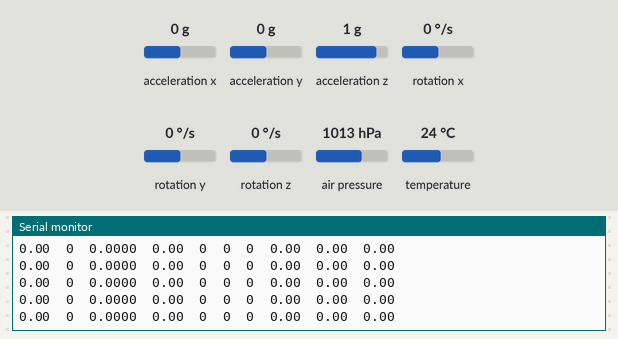
Recording of a sketch running on a simulated Arduino Uno, built with avr-gcc and run on an emulated ATmega328P. On the bench: the last lines printed to the serial monitor. Wiring (inferred from the names in the program): ADXL345 accelerometer at I2C address 0x53; L3G4200D gyroscope at I2C address 0x69; BMP180 pressure sensor at I2C address 0x77. The test bench sets the inputs (shaded band); at power-on: acceleration y 0 g, acceleration x 0 g, acceleration z 1 g, rotation x 0 °/s, rotation y 0 °/s, rotation z 0 °/s, air pressure 1013 hPa, temperature 24 °C.

Above: at 2.3 s.
2.4 s: acceleration y set to -1.4 g
At 2.59 s:
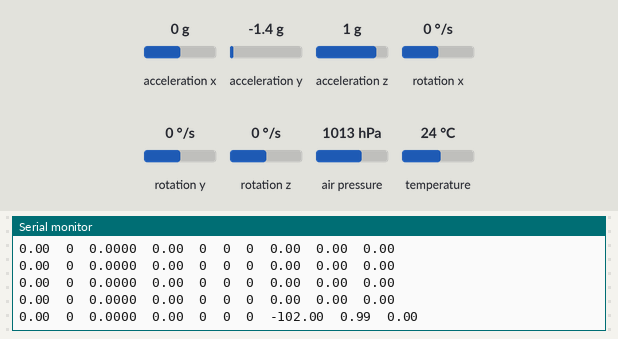
5.4 s: acceleration x set to -1.4 g
At 5.49 s:
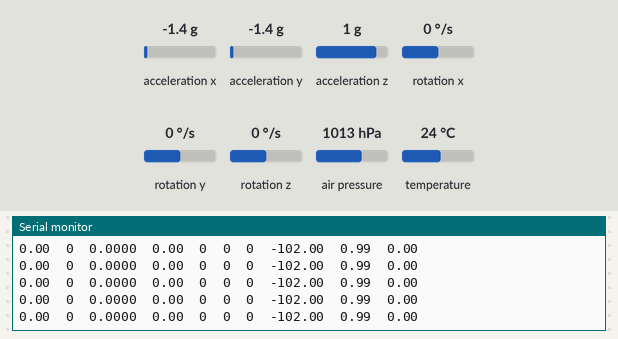
8.4 s: acceleration z set to -1.4 g
At 8.5 s:
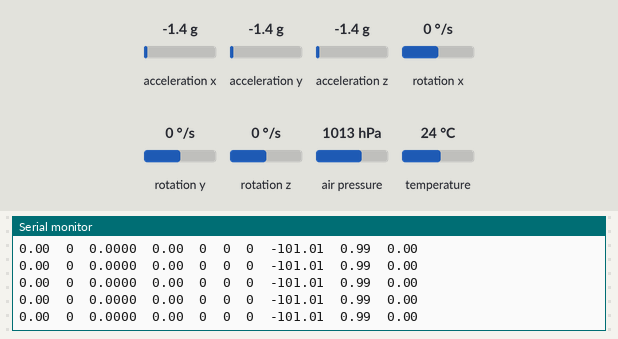
9.9 s: rotation x set to -192 °/s
At 9.95 s:
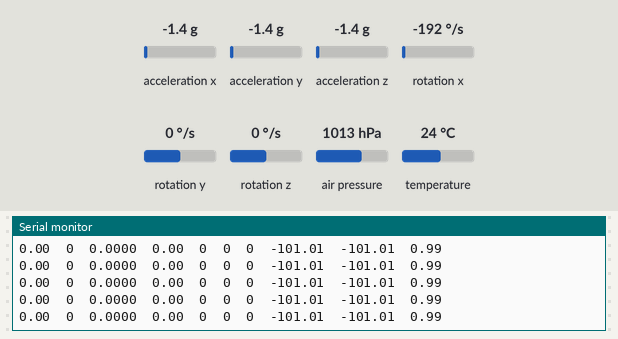
12.9 s: acceleration y set to -0.8 g
At 12.97 s:
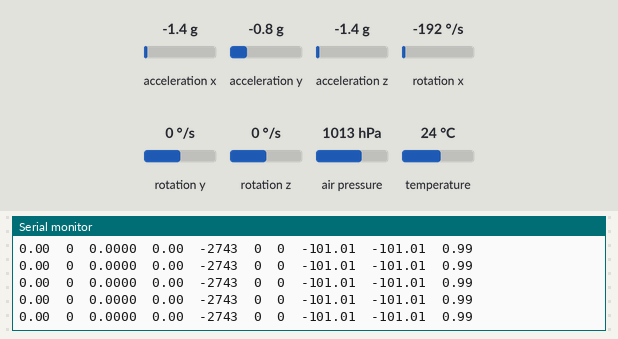
15.9 s: acceleration z set to 0 g
At 15.99 s:
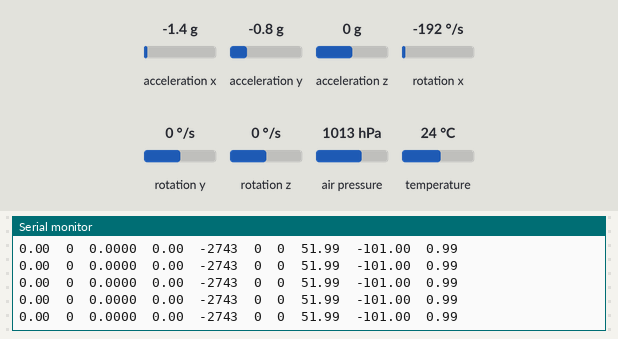

The sketch:

Projeto_Base.ino
```cpp
#include <Wire.h>

//Define o endereco I2C do BMP085 - 0x77 ou 119 em decimal
#define BMP085_ADDRESS 0x77

// Coisas do L3G4200D
#define CTRL_REG1 0x20
#define CTRL_REG2 0x21
#define CTRL_REG3 0x22
#define CTRL_REG4 0x23
#define CTRL_REG5 0x24

// Coisas do ADXL345
#define Register_ID 0
#define Register_2D 0x2D
#define Register_X0 0x32
#define Register_X1 0x33
#define Register_Y0 0x34
#define Register_Y1 0x35
#define Register_Z0 0x36
#define Register_Z1 0x37

//Endereco I2C do L3G4200D
int L3G4200D_Address = 105;

// Endereco I2C do sensor : 83 em decimal ou 0x53
int ADXAddress = 0x53;

const unsigned char OSS = 0;  // Oversampling Setting

// Calibration values
// Variaveis do BMP 085
int ac1;
int ac2;
int ac3;
unsigned int ac4;
unsigned int ac5;
unsigned int ac6;
int b1;
int b2;
int mb;
int mc;
int md;

// VARIAVES IMPORTANTES DO BMP 085
float temperature;
float pressure;
float atm;
float altitude;

// Variaveis do L3G4200D
int x;
int y;
int z;

// Variaveis do ADXL345
int reading = 0;
int val=0;
int X0,X1,X_out;
int Y0,Y1,Y_out;
int Z1,Z0,Z_out;
double Xg,Yg,Zg;

long b5;

void setup()
{
  Serial.begin(9600);
  Wire.begin();
  // Inicializa o BMP085
  bmp085Calibration();
  // Configura o L3G4200 para 200, 500 ou 2000 graus/seg
  setupL3G4200D(2000);
  delay(1000);
  // Configuração do ADXL345
  // enable to measute g data
  Wire.beginTransmission(ADXAddress);
  Wire.write(Register_2D);
  Wire.write(8);                //measuring enable
  Wire.endTransmission();     // stop transmitting
  Serial.println("Temperatura  Pressao  Atm Padrao  Altitude  X(acel.)  Y(acel.)  Z(acel.)  X(giro.)  Y(giro.)  Z(giro.)");
  Serial.println("C  Pa  Atm  m  m  m  m  graus/s  graus/s  graus/s");
}

void loop()
{
  // Executa a função do BMP 085
  BMP085();
  // Executa a função do giroscópio L3G4200D
  Giroscopio();
  // Executa a função do acererômetro ADXL345
  Acelerometro();
  // Mostra os dados obtidos no Serial Monitor
  ShowTime();
  delay(100);

}

/*
///////////////////
//////////////////
///////BMP085////
////////////////
///////////////
*/
void BMP085() {
    // Chama a rotina que calcula a temperatura
  // Esta rotina DEVE ser executada primeiro
  float temperature = bmp085GetTemperature(bmp085ReadUT());
  // Chama a rotina que calcula a pressao
  float pressure = bmp085GetPressure(bmp085ReadUP());
  // Chama a rotina que calcula atmosfera
  float atm = pressure / 101325;
  // Chama a rotina que calcula a altitude
  float altitude = calcAltitude(pressure);
}

// Armazena todos os valores de calibracao do BMP085 em
// variaveis globais. Valores de calibracao sao exigidos para
// calcular temperatura e pressao
// Esta funcao deve ser chamada/acionada no inicio do programa
void bmp085Calibration()
{
  ac1 = bmp085ReadInt(0xAA);
  ac2 = bmp085ReadInt(0xAC);
  ac3 = bmp085ReadInt(0xAE);
  ac4 = bmp085ReadInt(0xB0);
  ac5 = bmp085ReadInt(0xB2);
  ac6 = bmp085ReadInt(0xB4);
  b1 = bmp085ReadInt(0xB6);
  b2 = bmp085ReadInt(0xB8);
  mb = bmp085ReadInt(0xBA);
  mc = bmp085ReadInt(0xBC);
  md = bmp085ReadInt(0xBE);
}

// Calcula a temperatura em graus C
float bmp085GetTemperature(unsigned int ut)
{
  long x1, x2;

  x1 = (((long)ut - (long)ac6)*(long)ac5) >> 15;
  x2 = ((long)mc << 11)/(x1 + md);
  b5 = x1 + x2;

  float temp = ((b5 + 8)>>4);
  temp = temp /10;

  return temp;
}

// Calcula a pressao. Os valores de calibracao devem ser conhecidos
// b5 tambem eh exigido, logo a funcao bmp085GetTemperature(...) deve
// ser executada primeiro.
// Funcao retorna pressao em unidades de Pa
long bmp085GetPressure(unsigned long up){
  long x1, x2, x3, b3, b6, p;
  unsigned long b4, b7;

  b6 = b5 - 4000;
  // Calcula B3
  x1 = (b2 * (b6 * b6)>>12)>>11;
  x2 = (ac2 * b6)>>11;
  x3 = x1 + x2;
  b3 = (((((long)ac1)*4 + x3)<<OSS) + 2)>>2;

  // Calcula B4
  x1 = (ac3 * b6)>>13;
  x2 = (b1 * ((b6 * b6)>>12))>>16;
  x3 = ((x1 + x2) + 2)>>2;
  b4 = (ac4 * (unsigned long)(x3 + 32768))>>15;

  b7 = ((unsigned long)(up - b3) * (50000>>OSS));
  if (b7 < 0x80000000)
    p = (b7<<1)/b4;
  else
    p = (b7/b4)<<1;

  x1 = (p>>8) * (p>>8);
  x1 = (x1 * 3038)>>16;
  x2 = (-7357 * p)>>16;
  p += (x1 + x2 + 3791)>>4;

  long temp = p;
  return temp;
}

// Read 1 byte from the BMP085 at 'address'
char bmp085Read(unsigned char address)
{
  unsigned char data;

  Wire.beginTransmission(BMP085_ADDRESS);
  Wire.write(address);
  Wire.endTransmission();

  Wire.requestFrom(BMP085_ADDRESS, 1);
  while(!Wire.available())
    ;

  return Wire.read();
}

// Read 2 bytes from the BMP085
// First byte will be from 'address'
// Second byte will be from 'address'+1
int bmp085ReadInt(unsigned char address)
{
  unsigned char msb, lsb;

  Wire.beginTransmission(BMP085_ADDRESS);
  Wire.write(address);
  Wire.endTransmission();

  Wire.requestFrom(BMP085_ADDRESS, 2);
  while(Wire.available()<2)
    ;
  msb = Wire.read();
  lsb = Wire.read();

  return (int) msb<<8 | lsb;
}

// Read the uncompensated temperature value
unsigned int bmp085ReadUT(){
  unsigned int ut;

  // Write 0x2E into Register 0xF4
  // This requests a temperature reading
  Wire.beginTransmission(BMP085_ADDRESS);
  Wire.write(0xF4);
  Wire.write(0x2E);
  Wire.endTransmission();

  // Wait at least 4.5ms
  delay(5);

  // Read two bytes from registers 0xF6 and 0xF7
  ut = bmp085ReadInt(0xF6);
  return ut;
}

// Read the uncompensated pressure value
unsigned long bmp085ReadUP(){

  unsigned char msb, lsb, xlsb;
  unsigned long up = 0;

  // Write 0x34+(OSS<<6) into register 0xF4
  // Request a pressure reading w/ oversampling setting
  Wire.beginTransmission(BMP085_ADDRESS);
  Wire.write(0xF4);
  Wire.write(0x34 + (OSS<<6));
  Wire.endTransmission();

  // Wait for conversion, delay time dependent on OSS
  delay(2 + (3<<OSS));

  // Read register 0xF6 (MSB), 0xF7 (LSB), and 0xF8 (XLSB)
  msb = bmp085Read(0xF6);
  lsb = bmp085Read(0xF7);
  xlsb = bmp085Read(0xF8);

  up = (((unsigned long) msb << 16) | ((unsigned long) lsb << 8) | (unsigned long) xlsb) >> (8-OSS);

  return up;
}

void writeRegister(int deviceAdress, byte address, byte val) {
  Wire.beginTransmission(deviceAdress); // start transmission to device
  Wire.write(address);       // send register address
  Wire.write(val);         // send value to write
  Wire.endTransmission();     // end transmission
}

int readRegister(int deviceAddress, byte address){

  int v;
  Wire.beginTransmission(deviceAddress);
  Wire.write(address); // register to read
  Wire.endTransmission();

  Wire.requestFrom(deviceAddress, 1); // read a byte

  while(!Wire.available()) {
    // waiting
  }

  v = Wire.read();
  return v;
}

float calcAltitude(float pressure)
{
  float A = pressure/101325;
  float B = 1/5.25588;
  float C = pow(A,B);
  C = 1 - C;
  C = C /0.0000225577;

  return C;
}

/*
///////////////////
//////////////////
////Giroscópio///
////////////////
///////////////
*/
void Giroscopio () {
    // Atualiza os valores de X, Y e Z
  getGyroValues();
}

void getGyroValues()
{
  // Rotina para leitura dos valores de X, Y e Z
  byte xMSB = readRegister2(L3G4200D_Address, 0x29);
  byte xLSB = readRegister2(L3G4200D_Address, 0x28);
  x = ((xMSB << 8) | xLSB);

  byte yMSB = readRegister2(L3G4200D_Address, 0x2B);
  byte yLSB = readRegister2(L3G4200D_Address, 0x2A);
  y = ((yMSB << 8) | yLSB);

  byte zMSB = readRegister2(L3G4200D_Address, 0x2D);
  byte zLSB = readRegister2(L3G4200D_Address, 0x2C);
  z = ((zMSB << 8) | zLSB);
}

int setupL3G4200D(int scale)
{
  //From  Jim Lindblom of Sparkfun's code

  // Enable x, y, z and turn off power down:
  writeRegister2(L3G4200D_Address, CTRL_REG1, 0b00001111);

  // If you'd like to adjust/use the HPF, you can edit the line below to configure CTRL_REG2:
  writeRegister2(L3G4200D_Address, CTRL_REG2, 0b00000000);

  // Configure CTRL_REG3 to generate data ready interrupt on INT2
  // No interrupts used on INT1, if you'd like to configure INT1
  // or INT2 otherwise, consult the datasheet:
  writeRegister2(L3G4200D_Address, CTRL_REG3, 0b00001000);

  // CTRL_REG4 controls the full-scale range, among other things:
  if(scale == 250){
    writeRegister2(L3G4200D_Address, CTRL_REG4, 0b00000000);
  }else if(scale == 500){
    writeRegister2(L3G4200D_Address, CTRL_REG4, 0b00010000);
  }else{
    writeRegister2(L3G4200D_Address, CTRL_REG4, 0b00110000);
  }

  // CTRL_REG5 controls high-pass filtering of outputs, use it
  // if you'd like:
  writeRegister2(L3G4200D_Address, CTRL_REG5, 0b00000000);
}

void writeRegister2(int deviceAddress, byte address, byte val)
{
    Wire.beginTransmission(deviceAddress); // start transmission to device
    Wire.write(address);       // send register address
    Wire.write(val);         // send value to write
    Wire.endTransmission();     // end transmission
}

int readRegister2(int deviceAddress, byte address)
{
    int v;
    Wire.beginTransmission(deviceAddress);
    Wire.write(address); // register to read
    Wire.endTransmission();

    Wire.requestFrom(deviceAddress, 1); // read a byte

    while(!Wire.available())
    {
        // waiting
    }
    v = Wire.read();
    return v;
}


/*
///////////////////
//////////////////
//Acelerômetro///
////////////////
///////////////
*/
void Acelerometro() {
  //--------------X
  Wire.beginTransmission(ADXAddress); // transmit to device
  Wire.write(Register_X0);
  Wire.write(Register_X1);
  Wire.endTransmission();
  Wire.requestFrom(ADXAddress,2);
  if(Wire.available()<=2)
  {
    X0 = Wire.read();
    X1 = Wire.read();
    X1=X1<<8;
    X_out=X0+X1;
  }

  //------------------Y
  Wire.beginTransmission(ADXAddress); // transmit to device
  Wire.write(Register_Y0);
  Wire.write(Register_Y1);
  Wire.endTransmission();
  Wire.requestFrom(ADXAddress,2);
  if(Wire.available()<=2)
  {
    Y0 = Wire.read();
    Y1 = Wire.read();
    Y1=Y1<<8;
    Y_out=Y0+Y1;
  }
  //------------------Z
  Wire.beginTransmission(ADXAddress); // transmit to device
  Wire.write(Register_Z0);
  Wire.write(Register_Z1);
  Wire.endTransmission();
  Wire.requestFrom(ADXAddress,2);
  if(Wire.available()<=2)
  {
    Z0 = Wire.read();
    Z1 = Wire.read();
    Z1=Z1<<8;
    Z_out=Z0+Z1;
  }
  //
  Xg=X_out/256.0;
  Yg=Y_out/256.0;
  Zg=Z_out/256.0;
}


/*
///////////////////
//////////////////
/É hora do show//
///PORRAAAA/////
///////////////
*/
void ShowTime() {

  Serial.print(temperature, 2);
  Serial.print("  ");

  Serial.print(pressure, 0);
  Serial.print("  ");

  Serial.print(atm, 4);
  Serial.print("  ");

  Serial.print(altitude, 2);
  Serial.print("  ");

  Serial.print(x);
  Serial.print("  ");

  Serial.print(y);
  Serial.print("  ");

  Serial.print(z);
  Serial.print("  ");

  Serial.print(Xg);
  Serial.print("  ");

  Serial.print(Yg);
  Serial.print("  ");

  Serial.println(Zg);
}
```

Measured:
- after the input at 2.4 s, the serial monitor: prints a new line after 0.08 s (image 1)
